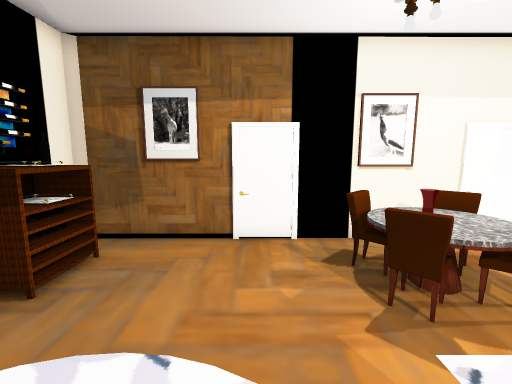
[1] (above)

13 first-person views from a walk through a Unity game level. The camera is 1.3 m above the floor, tilts 8° down and sees 90° across. The floor is counted in squares, 0.5 m on a side. Each view is taken from the middle of a square. On the plan, view 1 faces up. The plan holds only what a view shows up to about 18 squares ahead; the rest is blank. The player character is not drawn. Some surface patterns are stand-ins.

[2]
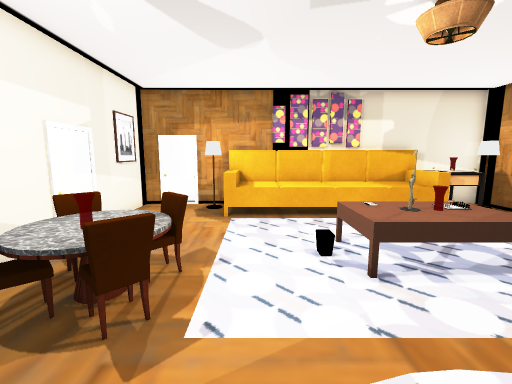

[3]
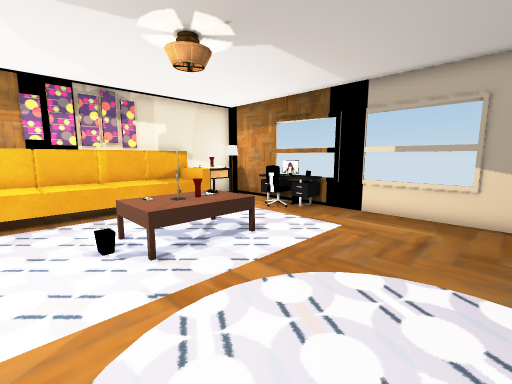

[4]
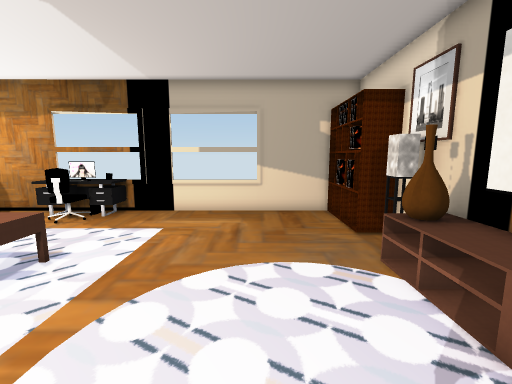

[5]
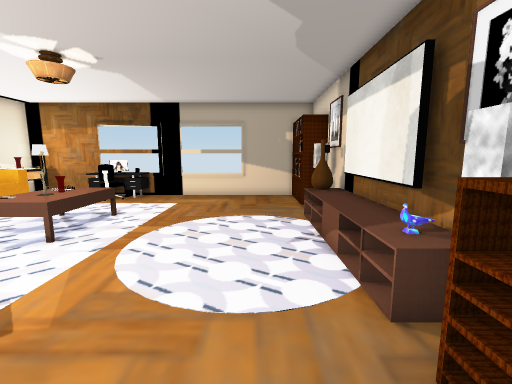

[6]
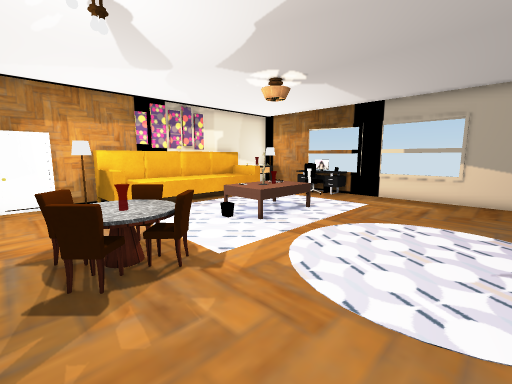

[7]
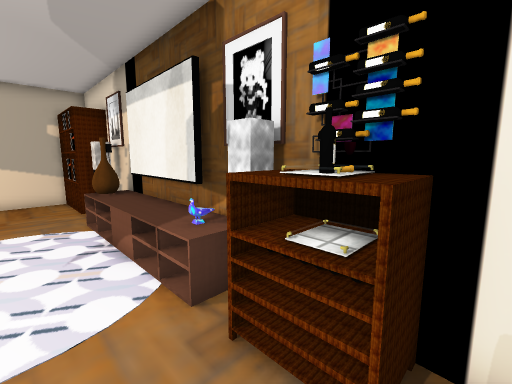

[8]
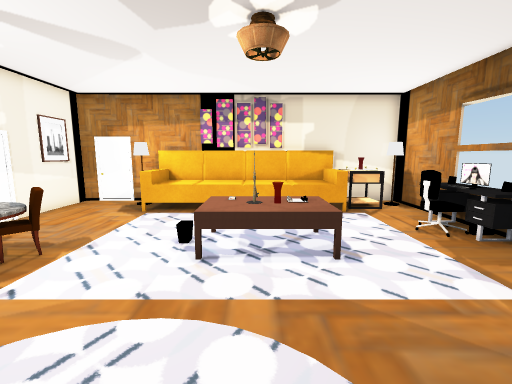

[9]
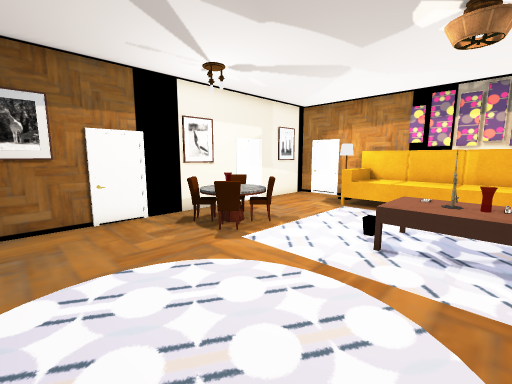

[10]
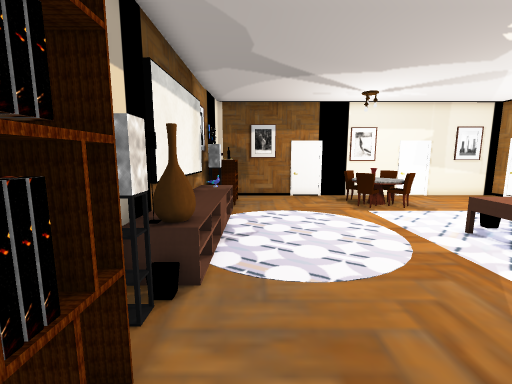

[11]
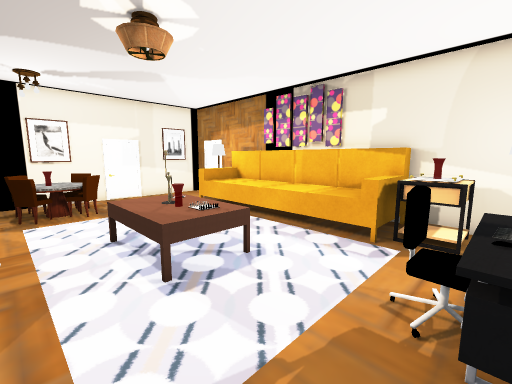

[12]
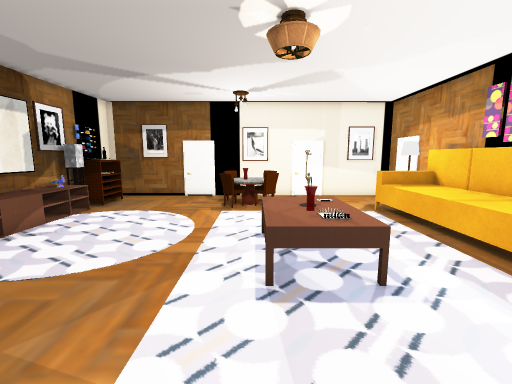

[13]
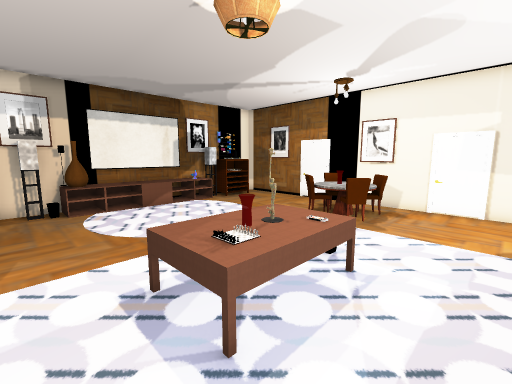

### Floor plan
Key: @ floor where view 1 was taken; # wall or solid block; . floor; = window, fence, low wall or low ledge; ^ raised ledge; C chair; R rack; P painting; T table; L lamp; O other object.
Columns run from 6 left of view 1 to 13 right of it. Each row starts with its distance up from view 1.
  8  ###################
  7  #.................#
  6 ###.....CC^C.......#
  5 #R^...... ^^...... #
  4 #L......CCCC.... OO#
  3 #O^.............^^^#
  2 #OO ............^^^^
  1 #^O    .........^^^^
  0 #^O   @ ........^^^^
 -1 #^O     ..^^O=..^^^P
 -2 #^O .  ...^OO...^^^^
 -3 ##O.  ....^^^...^^^^
 -4 ###.......^^^...^^^^
 -5 #L..............^^^^
 -6 ##..............^^^#
 -7 ###.............T O#
 -8  ##.........OO..TOO#
 -9   #........OOOO..OO#
-10   ####===###########

Where each view was taken, in squares from view 1:
view 1: 0 up, 0 right, facing up
view 2: 2 up, 1 left, facing right
view 3: 2 up, 2 left, facing down-right
view 4: 2 up, 1 left, facing down
view 5: 7 up, 2 left, facing down
view 6: 7 up, 3 left, facing down-right
view 7: 7 up, 2 left, facing down-left
view 8: 2 down, 2 left, facing right
view 9: 3 down, 3 left, facing up-right
view 10: 9 down, 3 left, facing up
view 11: 9 down, 2 right, facing up-right
view 12: 9 down, 4 right, facing up
view 13: 6 down, 9 right, facing up-left
